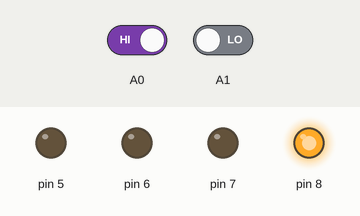
Simulated run of this sketch. Board: Arduino Uno, built with avr-gcc and run on an emulated ATmega328P. Shown: output pins drawn as LEDs (lit = HIGH). The inputs (shaded band) are chosen by the test bench; at power-on: A0 HIGH, A1 LOW.

Above: at 1.2 s.
1.3 s: A0 driven LOW
At 2.9 s:
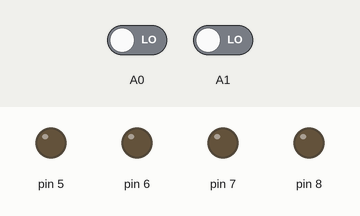
4.3 s: A0 driven HIGH
At 4.45 s:
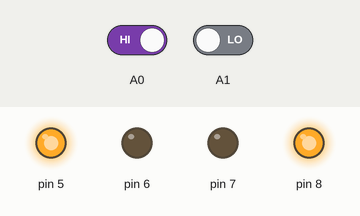
6.0 s: A1 driven HIGH
At 7.0 s:
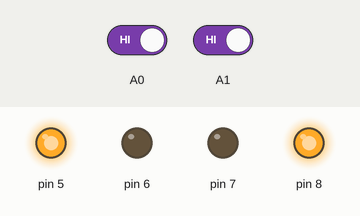
Timing chart, 0 to 9.0 s (numbered marks = the images above; inputs shaded):
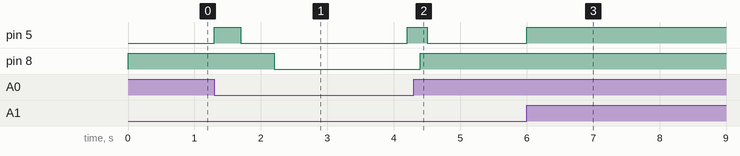

Measured:
- after the input at 1.3 s, pin 5: LOW → HIGH at once, → LOW 0.40 s later, → HIGH 2.5 s later; pin 8: HIGH → LOW after 0.90 s
- after the input at 4.3 s, pin 8: goes on until 4.4 s, then stays HIGH
- after the input at 6.0 s, pin 5: LOW → HIGH at once

The sketch:

5__buggy_completes_loop_on_track_.ino
```cpp
void setup()
{
  Serial.begin(9600);
  pinMode(5,OUTPUT);
  pinMode(6,OUTPUT);
  pinMode(7,OUTPUT);
  pinMode(8,OUTPUT);
  pinMode(A0,INPUT);
  pinMode(A1,INPUT);


}

int count=0;

void forward()
{
  digitalWrite(5,HIGH);
  digitalWrite(6,LOW);
  digitalWrite(7,LOW);
  digitalWrite(8,HIGH);
}

void left()
{
  digitalWrite(5,HIGH);
  digitalWrite(6,LOW);
  digitalWrite(7,LOW);
  digitalWrite(8,LOW);
}

void stopb()
{
  digitalWrite(5,LOW);
  digitalWrite(6,LOW);
  digitalWrite(7,LOW);
  digitalWrite(8,LOW);
}

void right()
{
  digitalWrite(5,LOW);
  digitalWrite(6,LOW);
  digitalWrite(7,LOW);
  digitalWrite(8,HIGH);
}
void loop()
{
  int l,r;
  l=digitalRead(A0);
  r=digitalRead(A1);

  if(l==0 && r==0)
  {
    count++;
    if(count==1)
    {
      forward();
      delay(200);
    }
    if(count==2)
    {
      forward();
      delay(200);
    }
    if(count==3)
    {
      right();
      delay(500);
    }
    if(count==4)
    {
      stopb();
      delay(2000);
      left();
      delay(200);
      forward();
      delay(100);
    }
    if(count==5)
    {
      stopb();
      delay(4000);
      forward();
      delay(100);
    }
    if(count==6)
    {
      stopb();
      exit(0);
    }
  }
  else if(l==0 && r==1)
  left();

  else if(l==1 && r==0)
  right();

  else if(l==1 and r==1)
  forward();
}
```
